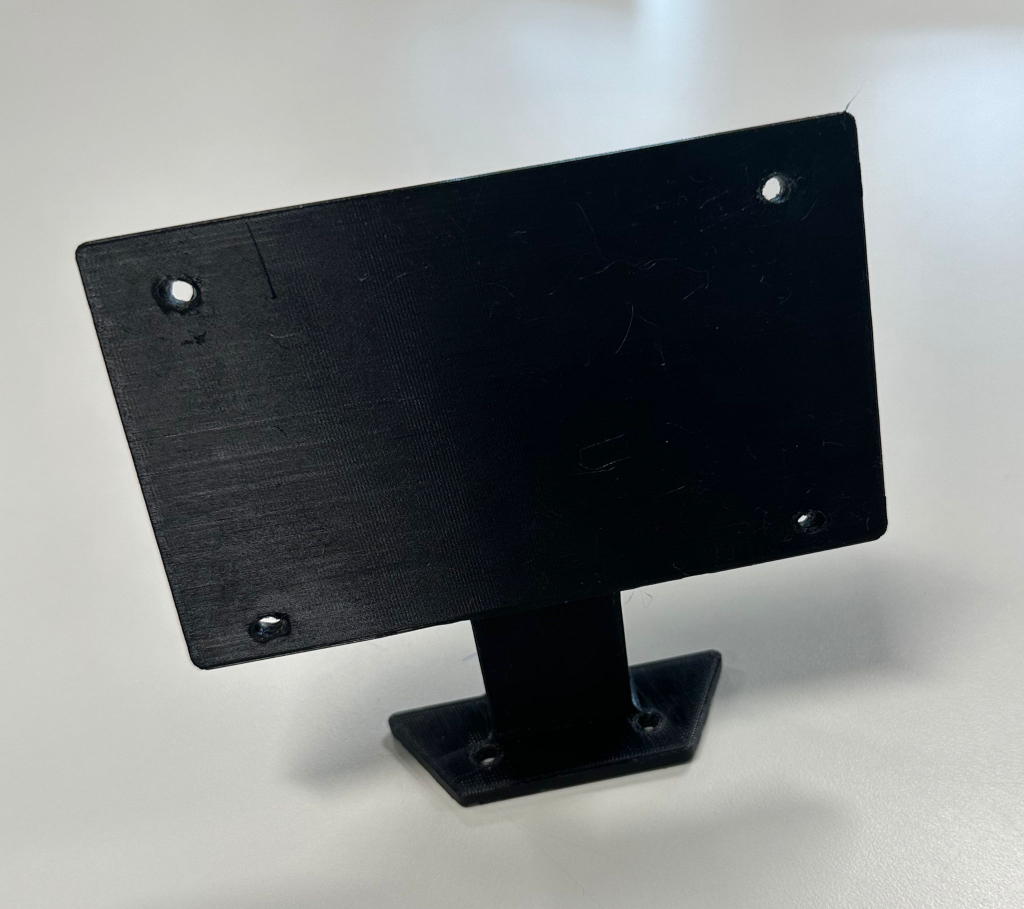
#> input picture 3D Design/Displayhalter/Image/3D....jpeg, 2048 x 1818 px (shown at 1/2 size)
$ python -i utlis.py   (imports and definitions only)
#> lines starting #> are read from the running program, lines starting #| are printed output that depends on the picture; after the words box and inside, x2 and y2 are one past the last pixel; in counts of white or black regions, pixels touching at a corner belong together
#> further down, picture is the input picture: shape (1818, 2048, 3); mean B, G, R 127.5, 127.4, 124.1
import cv2
import numpy as np


def thresholding(img):
    imgGray = cv2.cvtColor(img, cv2.COLOR_BGR2GRAY)
    imgBlur = cv2.GaussianBlur(imgGray, (5, 5), 0)
    _, imgThresh = cv2.threshold(imgBlur, 0, 255, cv2.THRESH_BINARY_INV | cv2.THRESH_OTSU)
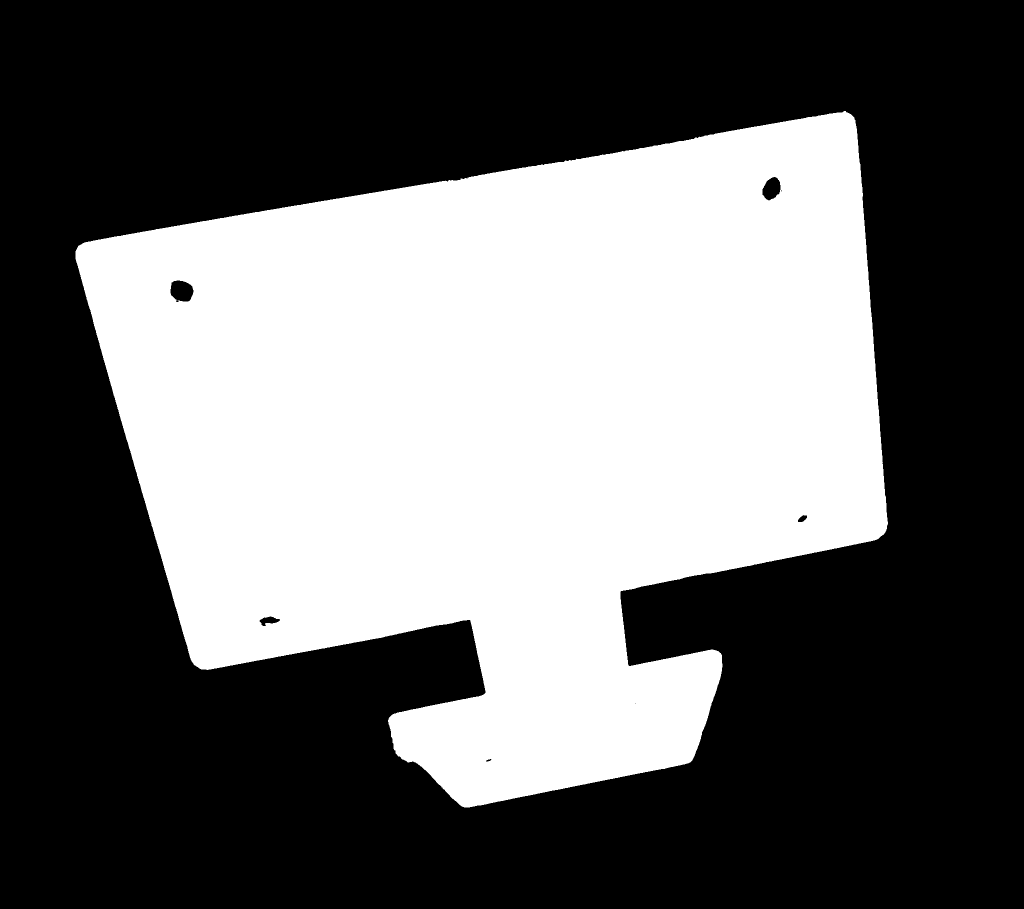
#> imgThresh: shape (1818, 2048) (shown at 1/2 size); 39.7% white; 1 white region, box (x1, y1, x2, y2) and area: (151, 222, 1776, 1615) 1478901
    return imgThresh


# [9 lines left out: function warpImg, not called in this run]


def nothing(a):
    pass


# [73 lines left out: functions initializeTrackbars, valTrackbars, drawPoints, getHistogram, stackImages, not called in this run]

>>> import cv2
>>> picture = cv2.imread('../3D Design/Displayhalter/Image/3D....jpeg')
>>> result = thresholding(picture)
